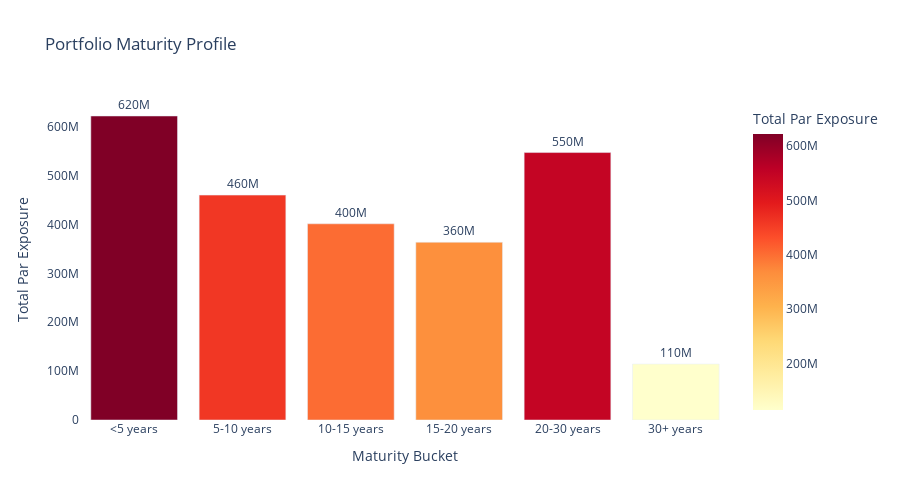

This figure's notebook cell:
### Code cell
import pandas as pd
import plotly.express as px
from datetime import datetime

def analyze_maturity_profile(df):
    df['maturity'] = pd.to_datetime(df['maturity'], errors='coerce')

    today = pd.Timestamp(datetime.today().date())

    df['years_to_maturity'] = (df['maturity'] - today).dt.days / 365.25

    bins = [0, 5, 10, 15, 20, 30, float('inf')]
    labels = ['<5 years', '5-10 years', '10-15 years', '15-20 years', '20-30 years', '30+ years']

    df['maturity_bucket'] = pd.cut(df['years_to_maturity'], bins=bins, labels=labels, right=False)

    maturity_summary = (
        df.groupby('maturity_bucket', observed=True)['Par']
        .sum()
        .reset_index()
        .sort_values('maturity_bucket')
    )

    fig = px.bar(
        maturity_summary,
        x='maturity_bucket',
        y='Par',
        text='Par',
        title='Portfolio Maturity Profile',
        labels={'Par': 'Total Par Exposure', 'maturity_bucket': 'Maturity Bucket'},
        color='Par',
        color_continuous_scale=shared_color_scale
    )
    
    fig.update_traces(texttemplate='%{text:.2s}', textposition='outside')
    fig.update_layout(
        width=900,
        height=500,
        uniformtext_minsize=8,
        uniformtext_mode='hide',
        plot_bgcolor='white',
        xaxis_title='Maturity Bucket',
        yaxis_title='Total Par Exposure',
    )
    
    fig.show()

analyze_maturity_profile(portfolio_data)

### Figure 1 — Plotly figure (JSON) as saved in the notebook; plotly's stock layout.template omitted (floating-point values rounded to 4 significant figures)
{"data": [{"hovertemplate": "Maturity Bucket=%{x}<br>Total Par Exposure=%{marker.color}<extra></extra>", "legendgroup": "", "marker": {"color": [622200000.0, 460200000.0, 401500000.0, 363800000.0, 547300000.0, 114600000.0], "coloraxis": "coloraxis", "pattern": {"shape": ""}}, "name": "", "orientation": "v", "showlegend": false, "text": [622200000.0, 460200000.0, 401500000.0, 363800000.0, 547300000.0, 114600000.0], "textposition": "outside", "texttemplate": "%{text:.2s}", "type": "bar", "x": ["<5 years", "5-10 years", "10-15 years", "15-20 years", "20-30 years", "30+ years"], "xaxis": "x", "y": [622200000.0, 460200000.0, 401500000.0, 363800000.0, 547300000.0, 114600000.0], "yaxis": "y"}], "layout": {"barmode": "relative", "coloraxis": {"colorbar": {"title": {"text": "Total Par Exposure"}}, "colorscale": [[0, "rgb(255,255,204)"], [0.125, "rgb(255,237,160)"], [0.25, "rgb(254,217,118)"], [0.375, "rgb(254,178,76)"], [0.5, "rgb(253,141,60)"], [0.625, "rgb(252,78,42)"], [0.75, "rgb(227,26,28)"], [0.875, "rgb(189,0,38)"], [1, "rgb(128,0,38)"]]}, "height": 500, "legend": {"tracegroupgap": 0}, "plot_bgcolor": "white", "title": {"text": "Portfolio Maturity Profile"}, "uniformtext": {"minsize": 8, "mode": "hide"}, "width": 900, "xaxis": {"anchor": "y", "autorange": true, "domain": [0, 1], "range": [-0.5, 5.5], "title": {"text": "Maturity Bucket"}, "type": "category"}, "yaxis": {"anchor": "x", "autorange": true, "domain": [0, 1], "range": [0, 654900000.0], "title": {"text": "Total Par Exposure"}, "type": "linear"}}}
